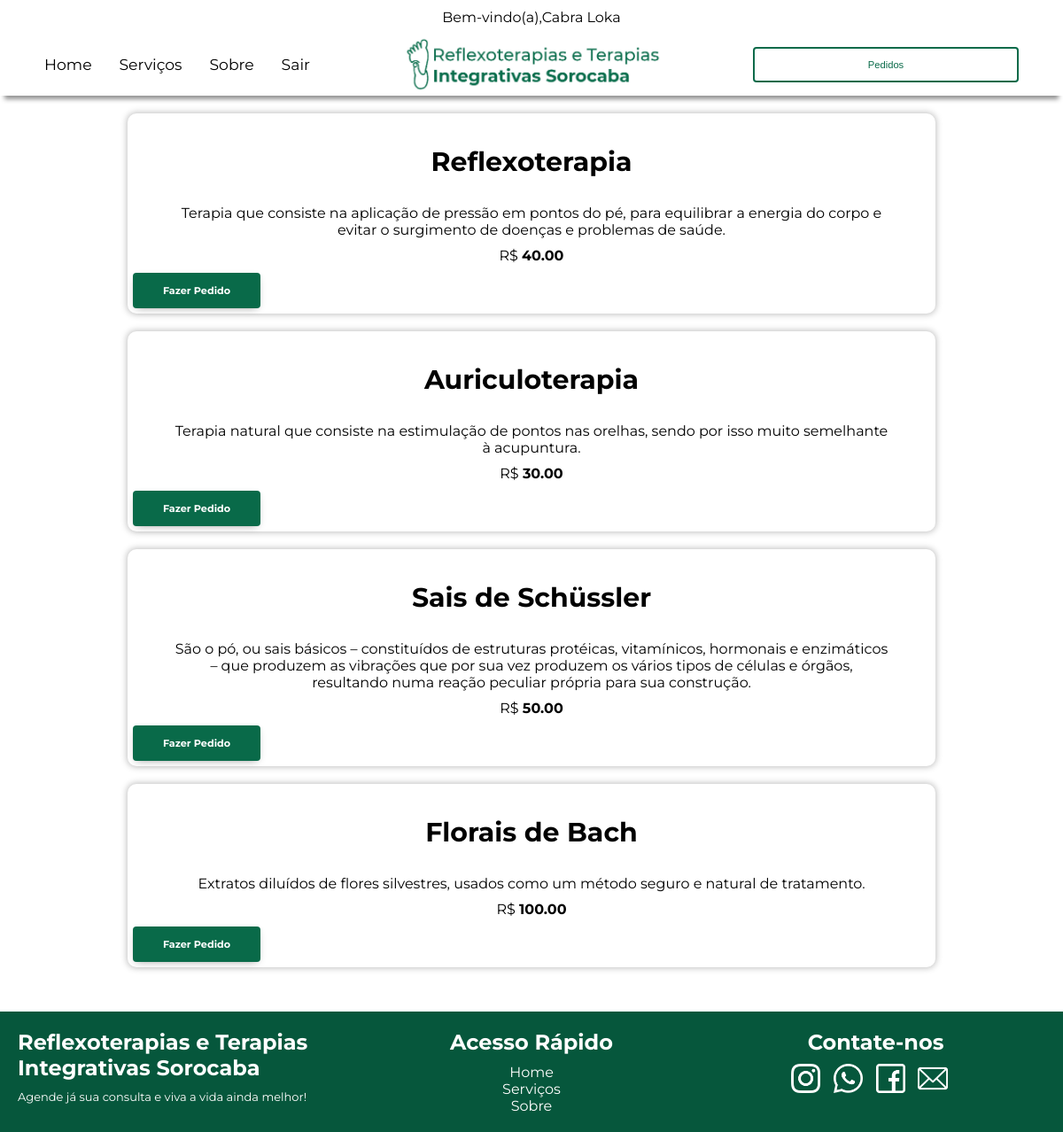
Screenshot of /servicos.php (signed in) with the database file from the repository.
### tables this page shows
CREATE TABLE `servicos` (
  `id_servico` int(11) NOT NULL,
  `nomeServico` varchar(255) NOT NULL,
  `descricao` text NOT NULL,
  `valor` decimal(7,2) NOT NULL
);

### servicos.php (the view, shortened to what this page needs)
<?php
include_once('script/conexao.php');
if (isset($_SESSION['user'])){
echo "<p>Bem-vindo(a),".$_SESSION['user']."</p>";
};
?>
<!DOCTYPE html>
<html lang="pt-br">
<head>
    <link rel="stylesheet" href="style/style.css">
</head>
<body>
<nav>
        <ul class="menu">
           <li><a href='index.php'>Home</a></li>
           <li><a href="servicos.php">Serviços</a></li>
           <li><a href='sobre.php'>Sobre</a></li>
           <?php
            if(isset($_SESSION['user'])) echo "<li><a href='sair.php'>Sair</a></li>";
           ?>
        </ul>
        <div id="divLogo"><img src="img/logogus.png" alt="" id="logo"></div>
        <?php
        if(empty($_SESSION['user'])){
            echo "<button class='login'><a href='login.php'>Login</a></button>";
        }else{
           echo "<button class='login-on'><a href='pedidos.php'>Pedidos</a></button>";
        };
         ?>
   </nav>
   <?php
$query = "SELECT * FROM servicos";
$validandoQuery = mysqli_query($conexao, $query);
while($row = mysqli_fetch_array($validandoQuery)){
   echo "<div class='card'>
            <h1>".$row['nomeServico']."</h1>
            <p>".$row['descricao']."</p>
            <p>R$ <b>".$row['valor']."</b></p>
            <a href='novoPedido.php'><button class='login'>Fazer Pedido</button></a>
         </div>";
      }
   ?>
   <footer>
         <div class="pt1">
            <h2>Reflexoterapias e Terapias Integrativas Sorocaba</h3>
            <p>Agende já sua consulta e viva a vida ainda melhor!</p>
         </div>
         <div class="pt2">
            <h2>Acesso Rápido</h2>
            <ul>
               <a href="index.php"><li>Home</li></a>
               <a href="servicos.php"><li>Serviços</li></a>
               <a href="sobre.php"><li>Sobre</li></a>
            </ul>
         </div>
         <div class="pt3">
            <h2>Contate-nos</h2>
            <div class="icons">
               <a href="https://www.instagram.com/terapiasintegrativasorocaba/"><img src="img/instagram.png" alt="" class="icon-link"></a>
               <a href="https://api.whatsapp.com/send?phone=5515996898161"><img src="img/whatsapp.png" alt="" class="icon-link"></a>
               <a href="https://www.facebook.com/Reflexoterapia-e-Terapias-Integrativas-Sorocaba-626355597815833"><img src="img/facebook.png" alt="" class="icon-link"></a>
               <a href="mailto:mcftintegrativas@gmail.com"><img src="img/mail.png" alt="" class="icon-link"></a>
            </div>
         </div>
   </footer>
</body>
</html>

### style/style.css (style rules this page uses)
* { margin: 0; padding: 0; }
body { font-family: 'montserrat', sans-serif; }
nav { display: flex; justify-content: space-around; align-items: center; -webkit-box-shadow: 0px 9px 5px -5px rgba(0,0,0,0.43); -moz-box-shadow: 0px 9px 5px -5px rgba(0,0,0,0.43); box-shadow: 0px 9px 5px -5px rgba(0,0,0,0.43); height: auto 100px ; }
a { text-decoration: none; }
.menu { display: flex; width: 25vw; justify-content: space-between; }
.menu li, .menu { font-size: clamp(0.6em, 0.6em + 0.6vw, 2em); font-family: 'montserrat', sans-serif; text-decoration: none; }
.menu li { display: inline; border-bottom: 2px solid #096a4a00; }
.menu li a { text-decoration: none; color:#000; }
#divLogo { width: 30%; min-width: 200px; max-width: 300px; }
#logo { width: 100%; }
.login, .btn-pedido { padding: 0.5em; width: 12vw; height: 40px; text-align: center; font-size: clamp(0.2em, 0.4em + 0.4vw, 2em); font-family: montserrat; font-weight: bold; border: 2px solid rgba(133, 7, 7, 0); border-radius: 4px; background-color: #096a49; color: #fff; -webkit-box-shadow: 0px 3px 9px -5px rgba(0,0,0,0.43); -moz-box-shadow: 0px 3px 9px -5px rgba(0,0,0,0.43); box-shadow: 0px 3px 9px -4px rgba(0,0,0,0.43); }
.login-on a { color:#096a49; text-decoration: none; }
.login-on { width: 25vw; height: 40px; padding: 0.5em; font-size: clamp(0.2em, 0.4em + 0.4vw, 2em); background-color: rgba(255, 255, 255, 0); border: 2px solid #096a49; border-radius: 4px; }
h1 { font-size: 30px; margin-top: 30px; margin-bottom: 30px; text-align: center; }
p { text-align: center; margin: 10px 5%; }
footer { display: flex; background-color: #06573c; margin-top: 50px; height: 340px auto; padding: 20px; }
.pt1 { width: 33%; color: #fff; margin-right: 0.5%; }
.pt1 h2 { font-size: 24px; }
.pt1 p { text-align: left; margin: 0; margin-top: 10px; font-size: 13px; }
.pt2 { width: 33%; text-align: center; color: white; margin-right: 0.5%; }
.pt2 ul { list-style: none; text-align: center; margin-top: 10px; }
.pt2 a { color: #fff; text-decoration: none; }
.pt3 { width: 33%; color: #fff; }
.pt3 h2 { text-align: center; }
.icons { width: 50%; display: flex; margin: auto; margin-top: 10px; }
.icon-link { width: 70%; }
.card { width: 75%; margin: auto; margin-top: 20px; height: 40px auto; background-color: rgba(240, 248, 255, 0); border-radius: 10px; -webkit-box-shadow: 0px 0px 11px 1px rgba(0,0,0,0.46); box-shadow: 0px 0px 7px 1px rgba(0,0,0,0.25); border: 1px solid rgba(255, 255, 255, 0); padding: 5px; }

### rows the page displays
servicos: nomeServico "Reflexoterapia", descricao "Terapia que consiste na aplicação de pressão em pontos do pé, para equilibrar a energia do corpo e evitar o surgimento de doenças e problemas de saúde.", valor "40.00"
servicos: nomeServico "Auriculoterapia", descricao "Terapia natural que consiste na estimulação de pontos nas orelhas, sendo por isso muito semelhante à acupuntura.", valor "30.00"
servicos: nomeServico "Sais de Schüssler", descricao "São o pó, ou sais básicos – constituídos de estruturas protéicas, vitamínicos, hormonais e enzimáticos – que produzem as vibrações que por sua vez produzem os vários tipos de células e órgãos, resultando numa reação peculiar própria para sua construção.", valor "50.00"
servicos: nomeServico "Florais de Bach", descricao "Extratos diluídos de flores silvestres, usados como um método seguro e natural de tratamento.", valor "100.00"

### other values shown
$_SESSION['user'] "Cabra Loka"
